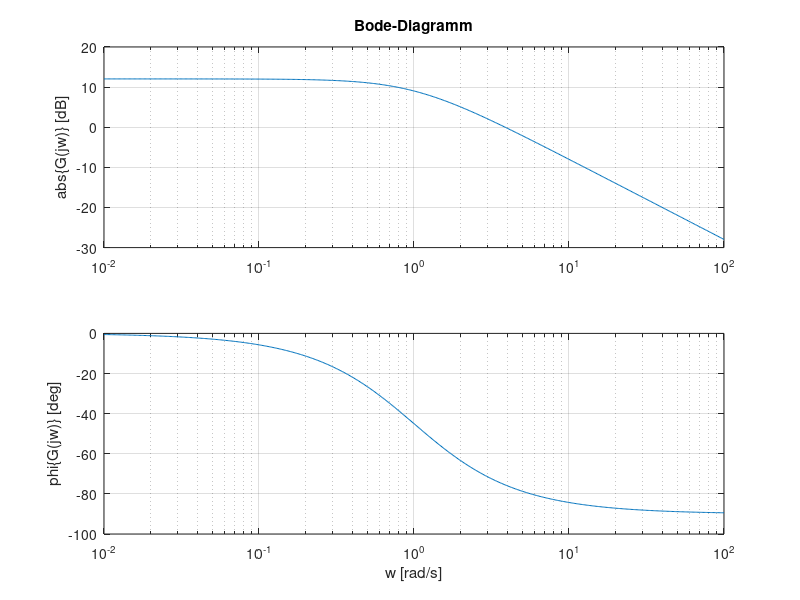
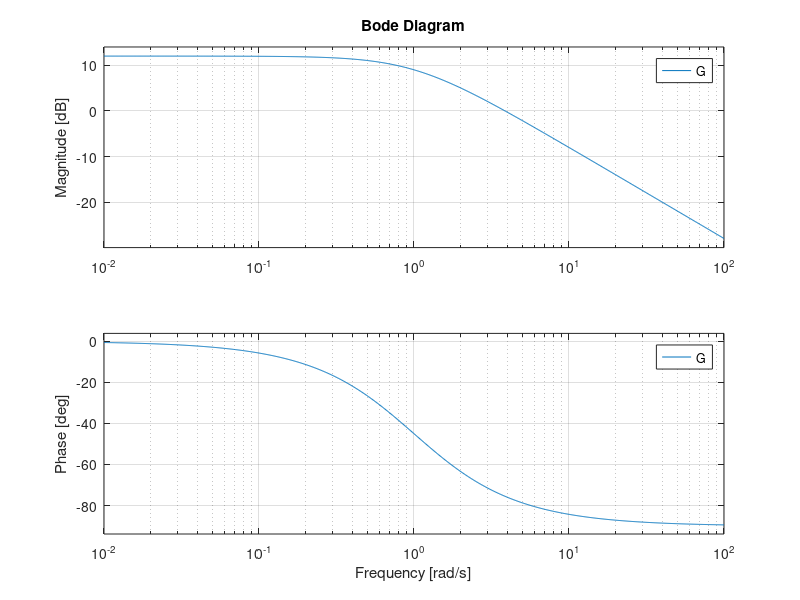
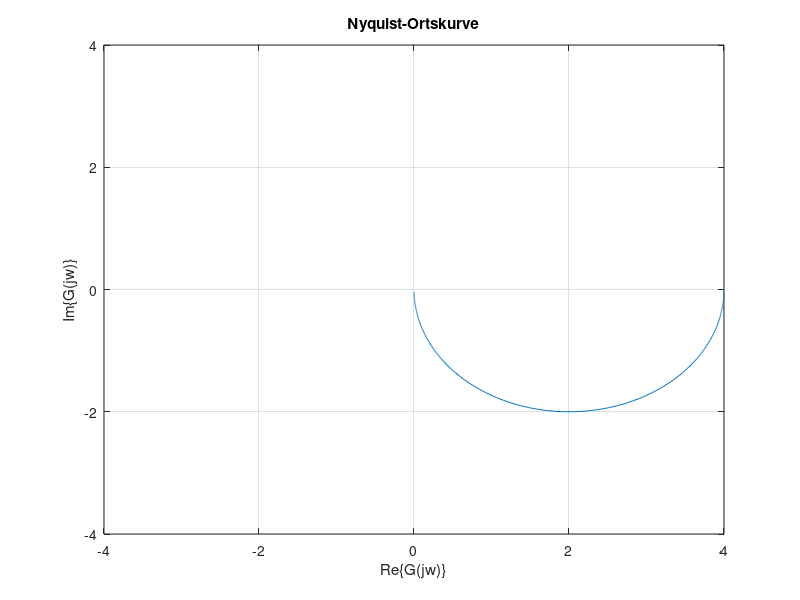

Here is the MATLAB script that generated these plots, in order:
% Berechnung des Bodediagramms für eine gegeben Übertragungsfunktion G(s)

% Parameter vom System PT1
T1=1;
k=4;

% Definition von omega (w) in [rad/s]
w=0.01:0.01:100;
w=logspace(-2,2,500);

% Berechnung von Real- und Imaginäranteil
ReG=k./(1 + (T1.*w).^2);
ImG=-k.*T1.*w./(1 + (T1.*w).^2);

% Berechnung von Betrag und Phase
absG=sqrt(ReG.^2+ImG.^2);
phiG=atan2(ImG,ReG);

figure(1);
subplot(211);
semilogx(w,20*log10(absG)); grid on; zoom on;
ylabel('abs\{G(jw)\} [dB]');
title('Bode-Diagramm')
subplot(212);
semilogx(w,phiG*180/pi); grid on; zoom on;
ylabel('phi\{G(jw)\} [deg]')
xlabel('w [rad/s]')

% Alternative Berechnung
s=tf('s')
G=k/(T1*s+1)

figure(2);
bode(G); grid on; zoom on;

figure(3);
plot(ReG,ImG); grid on; zoom on;
axis([-4 4 -4 4]);
xlabel('Re\{G(jw)\}')
ylabel('Im\{G(jw)\}')
title('Nyquist-Ortskurve')

